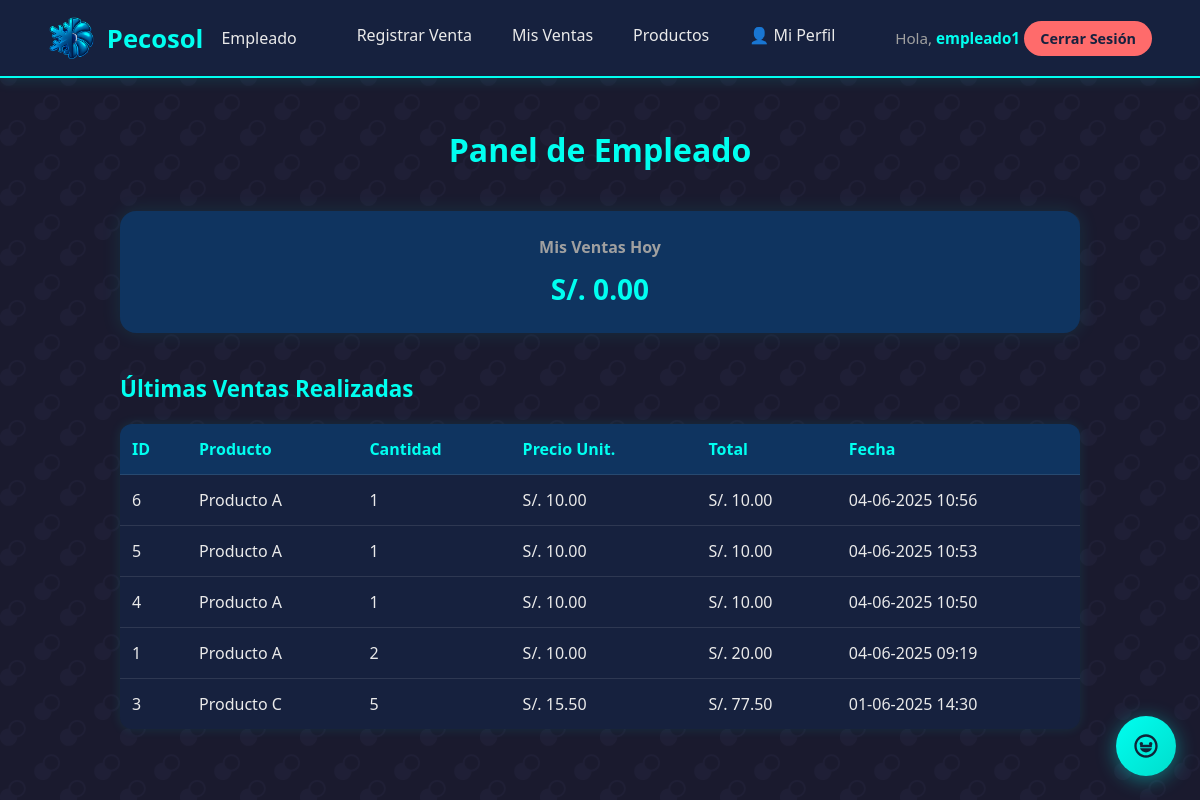
The app's page /index.php?controller=dashboard&action=employeeHome (signed in) with its own data.
### tables this page shows
CREATE TABLE `sales` (
  `id` int(11) NOT NULL,
  `user_id` int(11) NOT NULL,
  `product_id` int(11) NOT NULL,
  `quantity` int(11) NOT NULL,
  `unit_price` decimal(10,2) NOT NULL,
  `total_price` decimal(12,2) NOT NULL,
  `description` varchar(255) DEFAULT NULL,
  `sale_date` datetime NOT NULL DEFAULT current_timestamp(),
  `created_at` datetime DEFAULT current_timestamp(),
  `updated_at` datetime DEFAULT NULL ON UPDATE current_timestamp()
);

CREATE TABLE `products` (
  `id` int(11) NOT NULL,
  `name` varchar(100) NOT NULL,
  `description` text DEFAULT NULL,
  `price` decimal(10,2) NOT NULL,
  `stock` int(11) NOT NULL DEFAULT 0,
  `created_at` datetime DEFAULT current_timestamp(),
  `updated_at` datetime DEFAULT NULL ON UPDATE current_timestamp()
);

### controllers/DashboardController.php (called while the page is built, shortened)
<?php
class DashboardController {
    private $saleModel;
    public function __construct() {
        require_once __DIR__ . '/../models/Sale.php';
        $this->saleModel    = new Sale();
    }
    public function employeeHome() {
        $userId = $_SESSION['user_id'];
        $hoy    = date('Y-m-d');
        $ventasHoyEmpleado = $this->saleModel->getTotalSalesByDateAndUser($hoy, $hoy, $userId);
        $ultimasVentasEmpleado = $this->saleModel->getLastSalesByUser($userId, 5);
        require_once __DIR__ . '/../views/employee/dashboard.php';
    }
}

### config/database.php (called while the page is built)
<?php
class Database {
    private static $host     = "localhost";
    private static $db_name  = "pecosol_db";
    private static $username = "root";
    private static $password = "";
    public static  $conn;
    public static function connect() {
        self::$conn = null;
        try {
            self::$conn = new PDO(
                "mysql:host=" . self::$host . ";dbname=" . self::$db_name,
                self::$username,
                self::$password,
                array(PDO::MYSQL_ATTR_INIT_COMMAND => "SET NAMES utf8mb4")
            );
            self::$conn->setAttribute(PDO::ATTR_ERRMODE, PDO::ERRMODE_EXCEPTION);
        } catch(PDOException $exception) {
            echo "Error de conexión a la base de datos: " . $exception->getMessage();
            exit;
        }
        return self::$conn;
    }
}

### models/Sale.php (called while the page is built, shortened)
<?php
require_once __DIR__ . '/../config/database.php';
class Sale {
    private $conn;
    private $table = 'sales';
    public function __construct() {
        $this->conn = Database::connect();
    }
    public function getTotalSalesByDateAndUser(string $desde, string $hasta, int $userId): float {
        $sql = "
            SELECT COALESCE(SUM(total_price), 0) AS total
            FROM {$this->table}
            WHERE DATE(sale_date) BETWEEN :desde AND :hasta
              AND user_id = :user_id
        ";
        $stmt = $this->conn->prepare($sql);
        $stmt->bindParam(':desde',   $desde);
        $stmt->bindParam(':hasta',   $hasta);
        $stmt->bindParam(':user_id', $userId, PDO::PARAM_INT);
        $stmt->execute();
        $row = $stmt->fetch(PDO::FETCH_OBJ);
        return (float) $row->total;
    }
    public function getLastSalesByUser(int $userId, int $limit = 5): array {
        $sql = "
            SELECT
              s.id,
              s.user_id,
              u.full_name    AS user_name,
              s.product_id,
              p.name         AS product_name,
              s.quantity,
              s.unit_price,
              s.total_price,
              s.sale_date
            FROM {$this->table} AS s
            JOIN users    AS u ON s.user_id    = u.id
            JOIN products AS p ON s.product_id = p.id
            WHERE s.user_id = :user_id
            ORDER BY s.sale_date DESC
            LIMIT :limit
        ";
        $stmt = $this->conn->prepare($sql);
        $stmt->bindParam(':user_id', $userId, PDO::PARAM_INT);
        $stmt->bindParam(':limit',   $limit,  PDO::PARAM_INT);
        $stmt->execute();
        return $stmt->fetchAll(PDO::FETCH_OBJ);
    }
}

### views/employee/dashboard.php (the view, shortened to what this page needs)
<!DOCTYPE html>
<html lang="es">
<head>
  <link rel="stylesheet" href="<?php echo BASE_URL; ?>assets/css/style.css">
</head>
<body>
  <?php include __DIR__ . '/partials/header.php'; ?>
  <div class="container">
    <h1>Panel de Empleado</h1>
    <div class="card">
      <h3>Mis Ventas Hoy</h3>
      <p>S/. <?php echo number_format($ventasHoyEmpleado, 2, '.', ','); ?></p>
    </div>
    <h2>Últimas Ventas Realizadas</h2>
    <?php if (!empty($ultimasVentasEmpleado)): ?>
      <table>
        <thead>
          <tr>
            <th>ID</th>
            <th>Producto</th>
            <th>Cantidad</th>
            <th>Precio Unit.</th>
            <th>Total</th>
            <th>Fecha</th>
          </tr>
        </thead>
        <tbody>
          <?php foreach ($ultimasVentasEmpleado as $venta): ?>
            <tr>
              <td><?php echo $venta->id; ?></td>
              <td><?php echo htmlspecialchars($venta->product_name); ?></td>
              <td><?php echo $venta->quantity; ?></td>
              <td>S/. <?php echo number_format($venta->unit_price, 2, '.', ','); ?></td>
              <td>S/. <?php echo number_format($venta->total_price, 2, '.', ','); ?></td>
              <td><?php echo date('d-m-Y H:i', strtotime($venta->sale_date)); ?></td>
            </tr>
          <?php endforeach; ?>
        </tbody>
      </table>
    <?php else: ?>
      <p class="no-data">No has registrado ventas recientemente.</p>
    <?php endif; ?>
  </div>
  <link rel="stylesheet" href="<?php echo BASE_URL; ?>assets/css/chatbot-widget.css">
</body>
</html>

### assets/css/style.css (style rules this page uses)
* { margin: 0; padding: 0; box-sizing: border-box; }
body { background-color: #1a1a2e; font-family: 'Segoe UI', Tahoma, Geneva, Verdana, sans-serif; color: #eaeaea; background-image: url('<?php echo BASE_URL; ?>assets/img/overlapping-circles.svg'); background-repeat: repeat; background-size: 60px; background-attachment: fixed; }

### views/employee/partials/header.php (style rules this page uses)
:root { --bg: #16213e; --accent: #00fff0; --light: #eaeaea; --muted: #a0a0a0; --danger: #ff6b6b; }

### records on screen
sales: id "6", product.name "Producto A", quantity "1", unit_price "10.00", total_price "10.00", sale_date "04-06-2025 10:56"
sales: id "5", product.name "Producto A", quantity "1", unit_price "10.00", total_price "10.00", sale_date "04-06-2025 10:53"
sales: id "4", product.name "Producto A", quantity "1", unit_price "10.00", total_price "10.00", sale_date "04-06-2025 10:50"
sales: id "1", product.name "Producto A", quantity "2", unit_price "10.00", total_price "20.00", sale_date "04-06-2025 09:19"
sales: id "3", product.name "Producto C", quantity "5", unit_price "15.50", total_price "77.50", sale_date "01-06-2025 14:30"

### other values on screen
$username "empleado1"
$ventasHoyEmpleado "0.00"
